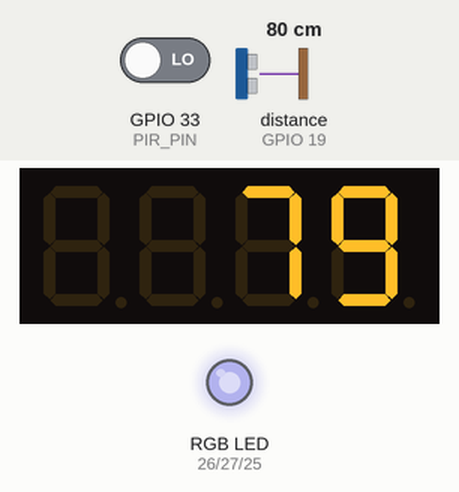
Simulated run of this sketch. Board: ESP32. Parts: 4-digit seven-segment display, an RGB LED mixed from three pins (HIGH = lit). Wiring (inferred from the names in the program): ultrasonic range finder: trigger GPIO 18; echo GPIO 19. Inputs (shaded band) come from the test bench; at power-on: distance to the obstacle (sensor on GPIO 19) 80 cm, GPIO 33 (PIR_PIN) LOW. The echo pulse lasts 58.3 µs per cm; dim RGB values are drawn brighter than linear; WiFi joins after 1.5 s; servers stay silent unless stated; no MQTT or app messages arrive unless stated; pins used as bus, display or sensor lines are not drawn; what the sketch prints to the serial monitor is not drawn.

Above: at 2.7 s.
2.8 s: distance to the obstacle (sensor on GPIO 19) set to 2 cm
At 4.6 s:
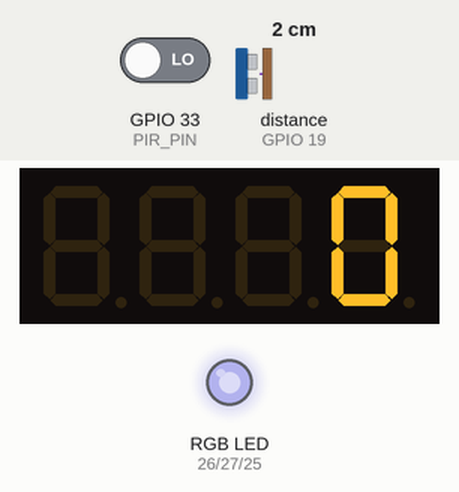
At 19.1 s:
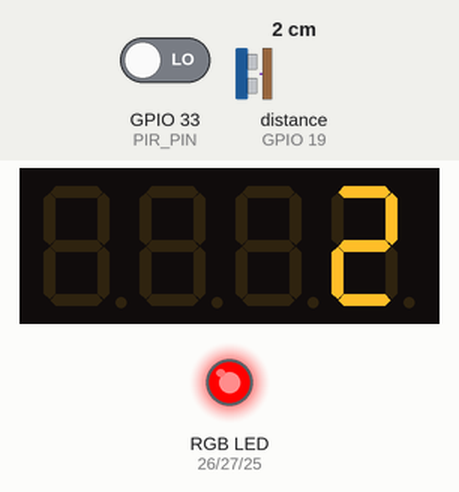
Timing chart, 0 to 19.4 s (numbered marks = the images above; inputs shaded):
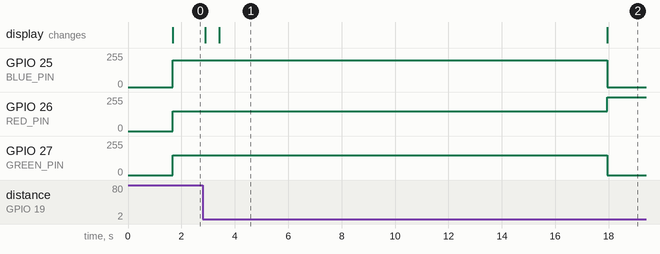

The sketch:

seat_sync_board_logic.ino
```cpp
#include <WiFi.h>
#include <PubSubClient.h>
#include <esp32-hal-ledc.h>
#include <TM1637Display.h>

// Pin Definitions
#define TRIG_PIN    18
#define ECHO_PIN    19
#define PIR_PIN     33
#define RED_PIN     26
#define GREEN_PIN   27
#define BLUE_PIN    25
#define CLK_PIN     32
#define DIO_PIN     21

// Wi-Fi & MQTT
const char* WIFI_SSID   = "Scutum"; //"POCO X6 PRO";
const char* WIFI_PASS   = "00000111";//"ansh4830";
const char* MQTT_SERVER = "broker.hivemq.com";
const int   MQTT_PORT   = 1883;
const char* MQTT_TOPIC  = "seat/1/status";

WiFiClient wifiClient;
PubSubClient mqttClient(wifiClient);
TM1637Display display(CLK_PIN, DIO_PIN);

// State machine
enum State {
  IDLE,
  MOTION_CHECK,
  OCCUPIED_HUMAN,
  OCCUPIED_OBJECT
};
State state = State :: IDLE;

class Color {
public:
    int r, g, b;

    Color(int red, int green, int blue) : r(red), g(green), b(blue) {}

    std::string toString() const {
        return "(" + std::to_string(r) + ", "
                   + std::to_string(g) + ", "
                   + std::to_string(b) + ")";
    }
};

// Enum for seat statuses
enum class SeatStatus {
    AVAILABLE,               // 0 Seat Available
    OCCUPIED,                // 1 Seat Occupied
    ON_HOLD,                 // 2 Seat Occupied but Put on Hold by Someone
    UNAUTHORIZED_OCCUPIED,   // 3 Unauthorized Seat Occupied
    BOOKING_IN_PROGRESS,     // 4 Seat Booking in Progress (OTP Displayed)
    RESERVED,                // 5 Reserved Seat
    BLOCKED,                 // 6 Blocked Seat (Damaged/Sensor Fault)
    OCCUPIED_BY_OBJECT       // 7 Seat Occupied by Object (not human)
};

// Get seat label
std::string getSeatLabel(SeatStatus status) {
    switch (status) {
        case SeatStatus::AVAILABLE:             return "Seat Available";
        case SeatStatus::OCCUPIED:              return "Seat Occupied";
        case SeatStatus::ON_HOLD:               return "On Hold";
        case SeatStatus::UNAUTHORIZED_OCCUPIED: return "Unauthorized Occupied";
        case SeatStatus::BOOKING_IN_PROGRESS:   return "Booking in Progress";
        case SeatStatus::RESERVED:              return "Reserved Seat";
        case SeatStatus::BLOCKED:               return "Blocked Seat";
        case SeatStatus::OCCUPIED_BY_OBJECT:    return "Occupied by Object";
        default:                                return "Unknown";
    }
}

// Get seat color in RGB
Color getSeatColor(SeatStatus status) {
    switch (status) {
        case SeatStatus::AVAILABLE:             return Color(100, 255, 100);  // light green
        case SeatStatus::OCCUPIED:              return Color(255, 0, 0);      // red
        case SeatStatus::ON_HOLD:               return Color(0, 128, 255);    // blue
        case SeatStatus::UNAUTHORIZED_OCCUPIED: return Color(255, 64, 128);   // pink/red
        case SeatStatus::BOOKING_IN_PROGRESS:   return Color(128, 0, 255);    // purple
        case SeatStatus::RESERVED:              return Color(255, 255, 0);    // yellow
        case SeatStatus::BLOCKED:               return Color(64, 64, 64);     // grey
        case SeatStatus::OCCUPIED_BY_OBJECT:    return Color(255, 140, 0);    // orange
        default:                                return Color(255, 255, 255);  // white fallback
    }
}

SeatStatus status = SeatStatus :: AVAILABLE;
std :: string uid = "null";

// Timing
unsigned long stateStart = 0;
const unsigned long checkInt     = 500;   // ultrasonic check interval
const unsigned long motionWin    = 10000; // 10 s window for PIR
const unsigned long settleDelay  = 5000;  // 5 s before we start PIR checking
unsigned long motionCount = 2;

//for refresh seat state in the mobile phone app, refresh rate is 6 seconds for now (may change later on if required))
unsigned long lastPublishTime = 0;  // track last periodic publish
const unsigned long publishInterval = 6000; // constant 6 seconds for now, badme dekh lange according to need

// Seat release timeout
unsigned long leaveStart = 0;
const unsigned long leaveTimeout = 5000;  // 5s buffer

// ---------- Setup ----------
void setup() {
  Serial.begin(115200);

  pinMode(TRIG_PIN, OUTPUT);
  pinMode(ECHO_PIN, INPUT);
  pinMode(PIR_PIN, INPUT);

  // RGB LED channels (frequency: 5kHz, resolution: 8 bits)
  ledcAttach(RED_PIN,   5000, 8);
  ledcAttach(GREEN_PIN, 5000, 8);
  ledcAttach(BLUE_PIN,  5000, 8);

  display.setBrightness(7); // Max brightness for 7-segment display

  WiFi.begin(WIFI_SSID, WIFI_PASS);
  while (WiFi.status() != WL_CONNECTED) {
    delay(500);
    Serial.print('.');
  }
  Serial.println("WiFi connected");

  mqttClient.setServer(MQTT_SERVER, MQTT_PORT);
  reconnectMQTT();
  // In your setup() function
}

// ---------- Main Loop ----------
void loop() {
  if (!mqttClient.connected()) reconnectMQTT();
  mqttClient.loop();

  unsigned long now = millis();

  switch (state) {
    case IDLE: {
      float d = measureDistance();
      display.showNumberDec((int)d, false);
      setLED(150, 150, 200); // grey

      if (d < 40.0) {
        state = MOTION_CHECK;
        stateStart = now;
        Serial.println("→ MOTION_CHECK");
      }
      delay(checkInt);
      break;
    }

    case MOTION_CHECK: {//do nothing for 5 seconds, and after 5 seconds start pir checking
      unsigned long elapsed = now - stateStart;//time passed in motion check state

      if (elapsed < settleDelay) {//for 5 seconds motion check nahi hoga
        setLED(150, 150, 200);
        display.showNumberDec(0, false);// show 0 on 4 digit seven segment
        delay(50);
        break;
      }

      unsigned long pirElapsed = elapsed - settleDelay;//time passing after 5 second motion delay
      setLED(150, 150, 200);

      if (digitalRead(PIR_PIN) == HIGH && pirElapsed <= motionWin) {//10 second motion check delay
        motionCount--;
      }else if(motionCount == 0){
        state = OCCUPIED_HUMAN;
        mqttClient.publish(MQTT_TOPIC, "1"); // 1 = human detected
        Serial.println("PIR → HUMAN");
        motionCount = 2;
      } else if (pirElapsed > motionWin) {
        state = OCCUPIED_OBJECT;
        mqttClient.publish(MQTT_TOPIC, "2"); // no human
        Serial.println("NO PIR → OBJECT");
      }
      delay(50);
      break;
    }

    case OCCUPIED_HUMAN: {
      float d = measureDistance();
      display.showNumberDec((int)d, false);
      setLED(0, 255, 0); // green
      delay(1000);
      mqttClient.publish(MQTT_TOPIC,"1");
      Serial.println("sending 1");
      delay(500);
      if (d >= 40.0) {
        if (leaveStart == 0) leaveStart = now;
        else if (now - leaveStart >= leaveTimeout) {
          state = IDLE;
          leaveStart = 0;
          Serial.println("← IDLE (human left)");
          mqttClient.publish(MQTT_TOPIC, "0");
          Serial.println("seat released status published");
        }
      } else leaveStart = 0;

      delay(checkInt);
      break;
    }

    case OCCUPIED_OBJECT: {
      float d = measureDistance();
      display.showNumberDec((int)d, false);
      setLED(255, 0, 0); // red
      delay(1000);
      mqttClient.publish(MQTT_TOPIC,"2");
      Serial.println("sending 2");
      delay(500);
      if (d >= 40.0) {
        if (leaveStart == 0) leaveStart = now;
        else if (now - leaveStart >= leaveTimeout) {
          state = IDLE;
          leaveStart = 0;
          Serial.println("← IDLE (object removed)");
          mqttClient.publish(MQTT_TOPIC, "0");//idle state code is 0
          Serial.println("seat released status published");
        }
      } else leaveStart = 0;

      delay(checkInt);
      break;
    }
    //here i wanna publish the status in every 6 seconds interval {Available, Occupied_human, Occupied_object}

  }
}

//idle state code is 0
//human occupied state is 1
//object occupied state is 2
// ---------- Helper Functions ----------

float measureDistance() {
  const int targetSamples = 7;
  float validReadings[targetSamples];
  int count = 0;

  while (count < targetSamples) {
    digitalWrite(TRIG_PIN, LOW);
    delayMicroseconds(2);
    digitalWrite(TRIG_PIN, HIGH);
    delayMicroseconds(10);
    digitalWrite(TRIG_PIN, LOW);

    long dur = pulseIn(ECHO_PIN, HIGH, 25000);//ye bhul gaya kya tha, samaj lena dubara later
    float dist = dur * 0.0343f / 2.0f;

    if (dur > 0)// && dist >= 2.0 && dist <= 200.0
      validReadings[count++] = dist;

    delay(10);
  }

  // sort readings
  for (int i = 0; i < targetSamples - 1; i++) {
    for (int j = i + 1; j < targetSamples; j++) {
      if (validReadings[i] > validReadings[j]) {
        float tmp = validReadings[i];
        validReadings[i] = validReadings[j];
        validReadings[j] = tmp;
      }
    }
  }

  return validReadings[targetSamples / 2]; // median
}

void setLED(int r, int g, int b) {
  ledcWrite(RED_PIN, r);
  ledcWrite(GREEN_PIN, g);
  ledcWrite(BLUE_PIN, b);
}

void reconnectMQTT() {
  while (!mqttClient.connected()) {
    String clientId = "ESP32Client_" + String(ESP.getEfuseMac(), HEX);
    if (mqttClient.connect(clientId.c_str())) {
      Serial.println("MQTT connected");

    } else {
      Serial.print("MQTT fail, rc=");
      Serial.print(mqttClient.state());
      delay(2000);
    }
  }
}
```

Measured:
- after the input at 2.8 s, GPIO 25 (BLUE_PIN): 199/255 → 0/255 after 15.2 s; GPIO 26 (RED_PIN): 149/255 → 255/255 after 15.2 s; GPIO 27 (GREEN_PIN): 149/255 → 0/255 after 15.2 s; the display: first changes after 0.10 s (image 1 shows a later state)
- what the display in image 1 shows lasts 14.6 s, from 3.4 s to 18.0 s
